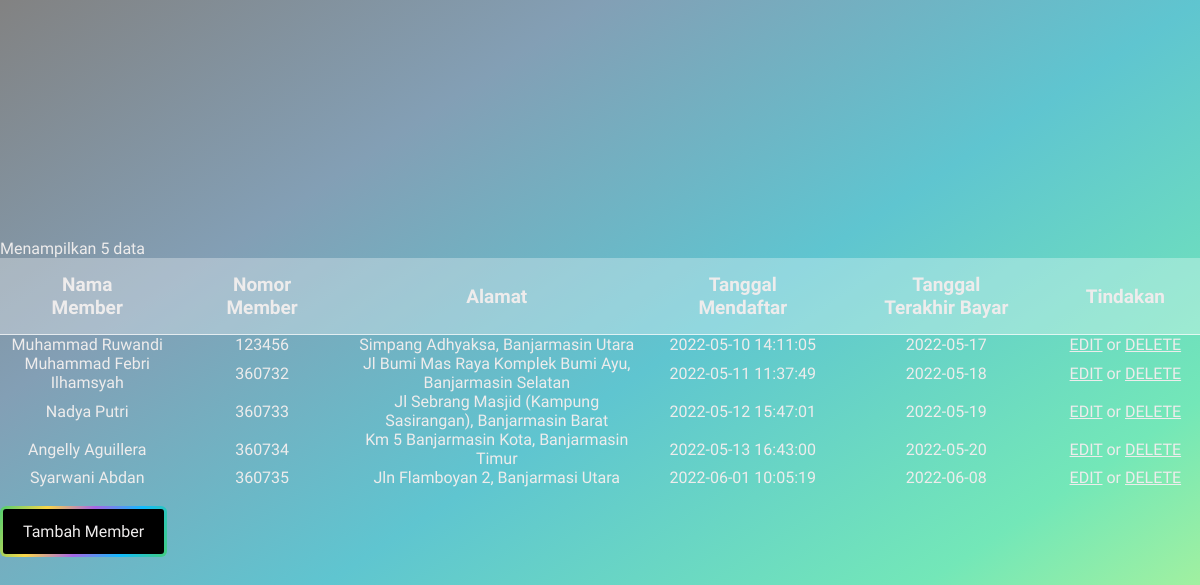
Screenshot of /Member.php (signed in) with the database file from the repository.
### tables this page shows
CREATE TABLE `member` (
  `id_member` int(11) NOT NULL,
  `nama` varchar(250) NOT NULL,
  `nomor_member` varchar(15) NOT NULL,
  `alamat` text NOT NULL,
  `tgl_mendaftar` datetime NOT NULL,
  `tgl_terakhir_bayar` date NOT NULL,
  `password` varchar(255) NOT NULL
);

### Koneksi.php (called while the page is built)
<?php
function connect()
{
    try {
        $pdo_connect = new PDO(
            'mysql:host=localhost;dbname=prak501',
            'root',
            '',
            array(PDO::ATTR_ERRMODE, PDO::ERRMODE_EXCEPTION, PDO::ATTR_PERSISTENT => true)
        );
    } catch (PDOException $exc) {
        print "Error on PDO/Koneksi.php" . $exc->getMessage() . "<br/>";
        die();
    }
    return $pdo_connect;
}

### Model.php (the view, shortened to what this page needs)
<?php
require("./Koneksi.php");
function showData($tabel){
    $statement = connect()->prepare("SELECT * FROM $tabel");
    $statement->execute();
    $returns = $statement->fetchAll();
    if (!empty($returns)) {
        if ($tabel == "buku") {
            foreach ($returns as $row) {
                echo "<tr>";
                echo "<td>" . $row['judul_buku'] . "</td>";
                echo "<td>" . $row['penulis'] . "</td>";
                echo "<td>" . $row['penerbit'] . "</td>";
                echo "<td>" . $row["tahun_terbit"] . "</td>";
                echo "<td>";
                echo "<a href='FormBuku.php?id_buku=" . $row['id_buku'] . "' color=\"green\">EDIT</a>";
                echo " or ";
                echo "<a href='Buku.php?id_buku=" . $row['id_buku'] . "' onclick=\"return confirm('Are you sure to delete this data?')\" color=\"red\">DELETE</a>";
                echo "</td>";
                echo "</tr>";
            }
            echo "Menampilkan ".count($returns)." data";
        }
        elseif ($tabel == "member") {
            foreach ($returns as $row) {
                echo "<tr>";
                echo "<td>" . $row['nama'] . "</td>";
                echo "<td>" . $row['nomor_member'] . "</td>";
                echo "<td>" . $row['alamat'] . "</td>";
                echo "<td>" . $row["tgl_mendaftar"] . "</td>";
                echo "<td>" . $row["tgl_terakhir_bayar"] . "</td>";
                echo "<td>";
                echo "<a href='FormMember.php?id_member=" . $row['id_member'] . "' color=\"green\">EDIT</a>";
                echo " or ";
                echo "<a href='Member.php?id_member=" . $row['id_member'] . "' onclick=\"return confirm('Are you sure to delete this data?')\" color=\"red\">DELETE</a>";
                echo "</td>";
                echo "</tr>";
            }
        }
    }
}

### Member.php (style rules this page uses)
* { padding: 0; margin: 0; box-sizing: border-box; font-family: 'Patrick Hand', cursive; color: rgb(238, 236, 236); }
body { width: 100%; height: 100vh; background-image: linear-gradient(to right bottom, #828282, #839fb5, #5fc5d0, #73e7b8, #d6fb84); display: flex; align-items: center; justify-content: space-around; flex-direction: column; }

### rows the page displays
member: nama "Muhammad Ruwandi", nomor_member "123456", alamat "Simpang Adhyaksa, Banjarmasin Utara", tgl_mendaftar "2022-05-10 14:11:05", tgl_terakhir_bayar "2022-05-17"
member: nama "Muhammad Febri Ilhamsyah", nomor_member "360732", alamat "Jl Bumi Mas Raya Komplek Bumi Ayu, Banjarmasin Selatan", tgl_mendaftar "2022-05-11 11:37:49", tgl_terakhir_bayar "2022-05-18"
member: nama "Nadya Putri", nomor_member "360733", alamat "Jl Sebrang Masjid (Kampung Sasirangan), Banjarmasin Barat", tgl_mendaftar "2022-05-12 15:47:01", tgl_terakhir_bayar "2022-05-19"
member: nama "Angelly Aguillera", nomor_member "360734", alamat "Km 5 Banjarmasin Kota, Banjarmasin Timur", tgl_mendaftar "2022-05-13 16:43:00", tgl_terakhir_bayar "2022-05-20"
member: nama "Syarwani Abdan", nomor_member "360735", alamat "Jln Flamboyan 2, Banjarmasi Utara", tgl_mendaftar "2022-06-01 10:05:19", tgl_terakhir_bayar "2022-06-08"
